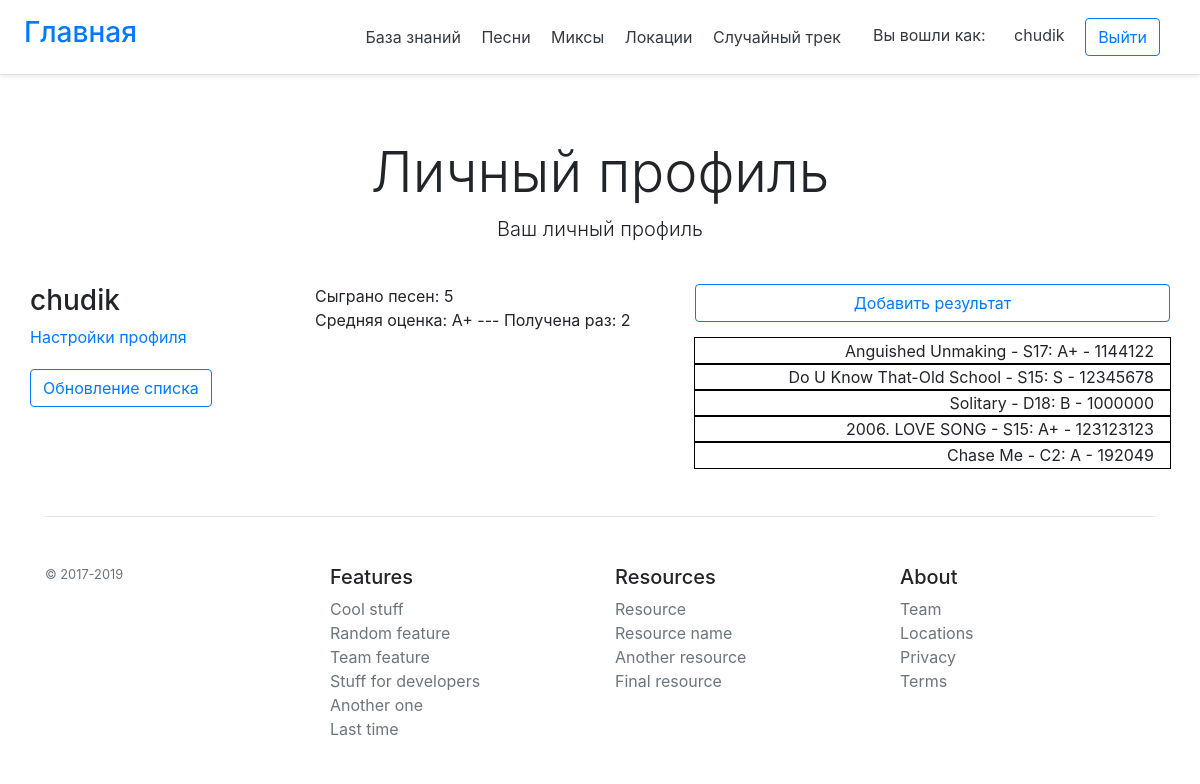
/profile/ (signed in), run on the app's committed database.
### PumpManager/models.py (models this page shows, shortened)
class Player(models.Model):
    user = models.OneToOneField(User, null=True, on_delete=models.CASCADE)
    nickname = models.CharField(max_length=25)
    community = models.ForeignKey(Community, null=True, blank=True, on_delete=models.SET_NULL)
    location = models.ForeignKey(Location, null=True, blank=True, on_delete=models.SET_NULL)
    sex = (models).CharField(max_length=1, default="M")

class Stage(models.Model):
    score = models.CharField(max_length=15)
    grade = models.CharField(max_length=4)
    time = models.DateTimeField(default=datetime.now, blank=True)
    chart = models.ForeignKey(Chart, null=True, on_delete=models.SET_NULL)
    player = models.ForeignKey(Player, on_delete=models.CASCADE)
    url = models.CharField(max_length=150, null = True, blank = True)
    def __str__(self):
        return self.chart.song.name + " - " +\
        self.chart.type + str(self.chart.lvl) + ": " +\
        self.grade + " - " + self.score

class Chart(models.Model):
    lvl = models.IntegerField()
    type = models.CharField(max_length=40)
    song = models.ForeignKey(Song, on_delete=models.CASCADE)

class Song(models.Model):
    name = models.CharField(max_length=40, unique="True")
    author = models.CharField(max_length=40)
    bpm = models.IntegerField()
    type = models.CharField(max_length=40)
    cathegory = models.CharField(max_length=40)
    mix = models.ManyToManyField(Mix)

### PumpManager/views.py (the view)
# urls.py: path('profile/', views.profile, name='profile'),
def profile(request):
    if not request.user.is_authenticated:
        return HttpResponseRedirect("/register")
    grade = {"SSS": 0, "SS":0,  "S":0,  "A+":0, 'A':0, 'B':0, 'C':0, 'D':0, 'F':0}
    for song in request.user.player.stage_set.all():
        grade[song.grade] += 1
    max_grade = "F"
    max_times = grade[max_grade]
    for key in grade.keys():
        if grade[key] > max_times:
            max_times = grade[key]
            max_grade = key
    return render(request, 'PumpManager/profile.html',
    {'context': {"songs_played" : len(request.user.player.stage_set.all())},
                "overage_grade" : max_grade,
                "overage_grade_times": max_times})

### PumpManager/templates/PumpManager/profile.html (shortened to what this page needs)
{% extends "PumpManager/base.html" %}
{% block header %}Личный профиль{%endblock%}
{%block subheader%}Ваш личный профиль{%endblock%}
{% block content %}
<div class="row">
    <div class="col-md-3">
        <div class="row"><h3>{{user.player.nickname}}</h3></div>
        <div class="row"><a href="/profile/settings">Настройки профиля</a></div>
        <div class="row" style="margin-top:20px">
            <form action="#" method="post">
                <input type="submit" class="btn btn-block btn-outline-primary" value="Обновление списка" name="Update song list">
            </form>
        </div>
    </div>
    <div class="col-md-4">
        <div class="row">Сыграно песен: {{context.songs_played}}</div>
        <div class="row">Средняя оценка: {{overage_grade}} --- Получена раз: {{overage_grade_times}}</div>
    </div>
    <div class="col-md-5">
        <div class="row">
            <a type="submit" class="btn btn-block btn-outline-primary" href ="add">Добавить результат</a>
        </div>
        {%if user.player.stage_set.all%}
            {%for stage in user.player.stage_set.all%}
            <div class="row" style="border: 1px solid #fff; outline: 1px solid #000">
                <div class="col text-right">{{stage}} </div>
            </div>
            {%endfor%}
        {%endif%}
    </div>
</div>
{%endblock%}

### PumpManager/templates/PumpManager/base.html (shortened to what this page needs)
{% load static %}
<!doctype html>
<html lang="en">
  <head>
    <link rel="stylesheet" href="{% static 'PumpManager/bootstrap_min.css' %}">
  </head>
  <body>
    <div class="d-flex flex-column flex-md-row align-items-center p-3 px-md-4 mb-3 bg-white border-bottom shadow-sm">
  <a class="my-0 mr-md-auto font-weight-normal" href="/"><h3>Главная</h3></a>
  <nav class="my-2 my-md-0 mr-md-3">
    <a class="p-2 text-dark" href="/lists">База знаний</a>
    <a class="p-2 text-dark" href="/songs">Песни</a>
    <a class="p-2 text-dark" href="/mixes">Миксы</a>
    <a class="p-2 text-dark" href="/locations">Локации</a>
    <a class="p-2 text-dark" href="/random">Случайный трек</a>
  </nav>
  <nav class="my-2 my-md-0 mr-md-3">
      {% if user.is_authenticated %}
       <a class="p-2 text-dark">Вы вошли как:</a>
       <a class="p-3 text-dark" href="/profile">{{ user.player.nickname }}</a>
       <a class="btn btn-outline-primary" href="/logout/">Выйти</a>
      {% else %}
       <a class="btn btn-outline-primary" href="/register/">Зарегестрироваться</a>
       <a class="btn btn-primary" href="/login/">Войти</a>
      {% endif %}
  </nav>
</div>
<div class="container">
<div class="pricing-header px-3 py-3 pt-md-5 pb-md-4 mx-auto text-center">
  <h1 class="display-4">{%block header%}DEFAULT{%endblock%}</h1>
  <p class="lead">{%block subheader%}DEFAULT{%endblock%}</p>
</div>
{%block content%}DEFAULT{%endblock%}
  <footer class="pt-4 my-md-5 pt-md-5 border-top">
    <div class="row">
      <div class="col-12 col-md">
        <small class="d-block mb-3 text-muted">&copy; 2017-2019</small>
      </div>
      <div class="col-6 col-md">
        <h5>Features</h5>
        <ul class="list-unstyled text-small">
          <li><a class="text-muted" href="#">Cool stuff</a></li>
          <li><a class="text-muted" href="#">Random feature</a></li>
          <li><a class="text-muted" href="#">Team feature</a></li>
          <li><a class="text-muted" href="#">Stuff for developers</a></li>
          <li><a class="text-muted" href="#">Another one</a></li>
          <li><a class="text-muted" href="#">Last time</a></li>
        </ul>
      </div>
      <div class="col-6 col-md">
        <h5>Resources</h5>
        <ul class="list-unstyled text-small">
          <li><a class="text-muted" href="#">Resource</a></li>
          <li><a class="text-muted" href="#">Resource name</a></li>
          <li><a class="text-muted" href="#">Another resource</a></li>
          <li><a class="text-muted" href="#">Final resource</a></li>
        </ul>
      </div>
      <div class="col-6 col-md">
        <h5>About</h5>
        <ul class="list-unstyled text-small">
          <li><a class="text-muted" href="#">Team</a></li>
          <li><a class="text-muted" href="#">Locations</a></li>
          <li><a class="text-muted" href="#">Privacy</a></li>
          <li><a class="text-muted" href="#">Terms</a></li>
        </ul>
      </div>
    </div>
  </footer>
</div>
</body>
</html>

### data on the page
Stage: chart+grade+score "Anguished Unmaking - S17: A+ - 1144122"
Stage: chart+grade+score "Do U Know That-Old School - S15: S - 12345678"
Stage: chart+grade+score "Solitary - D18: B - 1000000"
Stage: chart+grade+score "2006. LOVE SONG - S15: A+ - 123123123"
Stage: chart+grade+score "Chase Me - C2: A - 192049"

### other printed values
{{ user.player.nickname }} "chudik"
{{ context.songs_played }} "5"
{{ overage_grade }} "A+"
{{ overage_grade_times }} "2"
